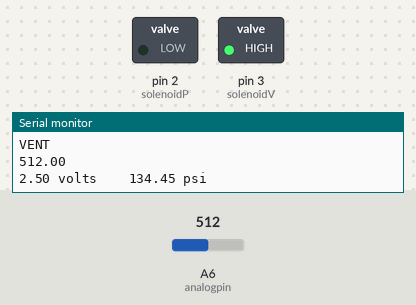
The sketch below on a simulated Arduino Nano, built with avr-gcc and run on an emulated ATmega328P. Parts: switched loads named in the sketch (green lamp = pin HIGH), the last lines printed to the serial monitor. The test bench sets the inputs (shaded band); at power-on: A6 (analogpin) = 512.

Above: at 4.2 s.
4.3 s: A6 (analogpin) set to 233
5.8 s: A6 (analogpin) set to 222
At 6.5 s:
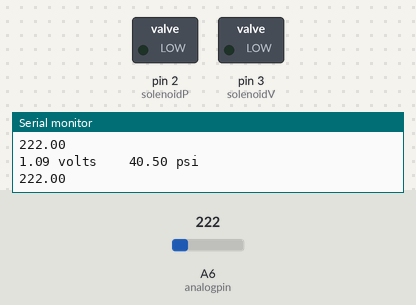
7.3 s: A6 (analogpin) set to 122
At 8.2 s:
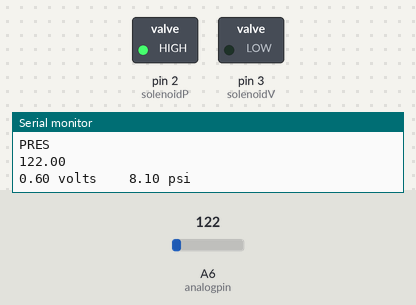
8.8 s: A6 (analogpin) set to 306
At 9.4 s:
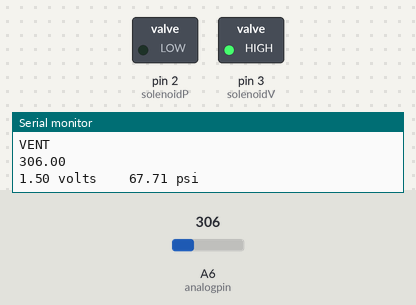
Timing chart, 0 to 11.3 s (numbered marks = the images above; inputs shaded):
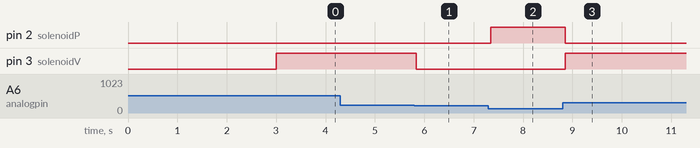

The sketch:

BangPressureSystem.ino
```cpp
int solenoidV = 3;
int solenoidP = 2;
int analogpin = A6;

int pressuresetting = 40; // psi
float operatingvarrance = 0.02;
float pressureupperbound;
float pressurelowerbound;
float analoginput;
float pressure;


void setup()
{
  pinMode(solenoidP, OUTPUT);
  pinMode(solenoidV, OUTPUT);
  Serial.begin(9600);
  pressureupperbound = pressuresetting+(pressuresetting*operatingvarrance);
  Serial.println(pressureupperbound);
  pressurelowerbound = pressuresetting-(pressuresetting*operatingvarrance);
  Serial.println(pressurelowerbound);
  delay(3000);
}

void loop()
{
  analoginput = analogRead(analogpin);
  Serial.println(analoginput);
  float voltage = analoginput * 5.0/1023;
  pressure = (analoginput - 97)*(300-0)/(1023-97)+0;
  Serial.print(voltage);
  Serial.print(" volts    ");
  Serial.print(pressure);
  Serial.println(" psi");

  if (pressure > pressureupperbound)
  {
    VENT();
  }
  else if (pressure < pressurelowerbound)
  {
    PRESSURIZE();
  }
  else
  {
    digitalWrite(solenoidP,LOW);
    digitalWrite(solenoidV,LOW);
  }
  delay(10);
}

int PRESSURIZE()
{
  digitalWrite(solenoidP,HIGH);
  digitalWrite(solenoidV,LOW);
  Serial.println("PRES");
}

int VENT()
{
  digitalWrite(solenoidP,LOW);
  digitalWrite(solenoidV,HIGH);
  Serial.println("VENT");
}
```

Measured:
- the behaviour switches between 223 and 222 on A6 (analogpin) (found by bisection; images 0 and 1)
- after the input at 5.8 s, pin 3 (solenoidV): HIGH → LOW at once
- after the input at 7.3 s, pin 2 (solenoidP): LOW → HIGH after 0.05 s
- after the input at 8.8 s, pin 2 (solenoidP): HIGH → LOW after 0.05 s; pin 3 (solenoidV): LOW → HIGH after 0.05 s
